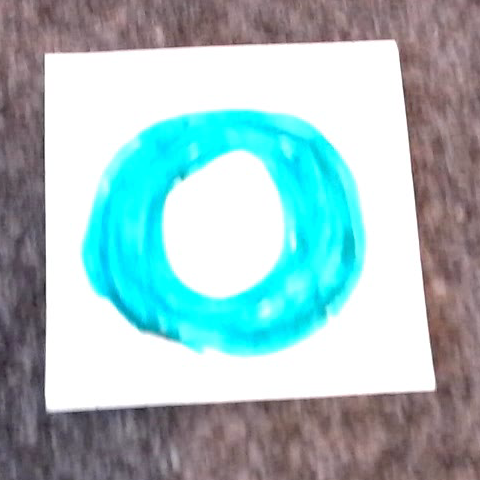
#> input picture week-7/recognition/data/circle/train/circle_0.png, 480 x 480 px
$ jupyter execute --allow-errors classification.ipynb
#> lines starting #> are read from the running program, lines starting #| are printed output that depends on the picture
[cell 1]
import numpy as np

class KnnClassifier:
    def __init__(self, labels, samples):
        self.labels = labels
        self.samples = samples

    def classify(self, point, k=3):
        dist = np.array([np.linalg.norm(point - s) for s in self.samples])

        ndx = dist.argsort()
        votes = {}
        for i in range(k):
            label = self.labels[ndx[i]]
            votes.setdefault(label, 0)
            votes[label] += 1
        return max(votes)

[cell 2]
import matplotlib.pyplot as plt
from skimage.io import imread
from skimage.color import rgb2hsv


im_circle = imread("data/circle/train/circle_0.png")
#> im_circle is the input picture: shape (480, 480, 3); mean R, G, B 159.4, 190.1, 192.6
hsv_circle = rgb2hsv(im_circle)
#> hsv_circle: shape (480, 480, 3) float64; mean of channels 0, 1, 2 0.418, 0.228, 0.784
hue_circle = hsv_circle[:,:,0].ravel()

im_cross = imread("data/cross/train/cross_0.png")
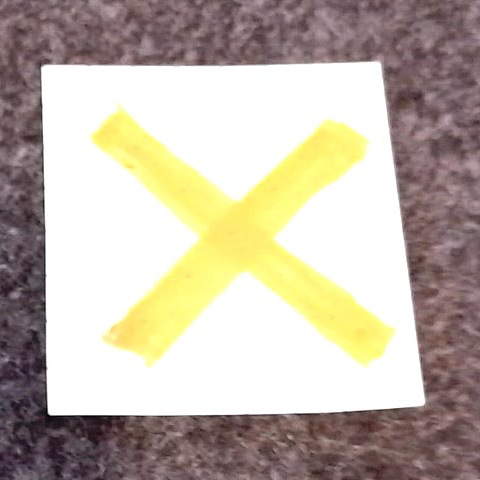
#> input picture week-7/recognition/data/cross/train/cross_0.png, 480 x 480 px
#> im_cross is the input picture: shape (480, 480, 3); mean R, G, B 190.2, 179.8, 165.4
hsv_cross = rgb2hsv(im_cross)
#> hsv_cross: shape (480, 480, 3) float64; mean of channels 0, 1, 2 0.379, 0.156, 0.746
hue_cross = hsv_cross[:,:,0].ravel()

[cell 3]
plt.imshow(im_cross)
plt.show()

[cell 4]
fig, axs = plt.subplots(1, 2)

axs[0].hist(hue_circle, 64)
axs[0].set_title("Circle")
axs[0].set_yticks([])

axs[1].hist(hue_cross, 64)
axs[1].set_title("Cross")
axs[1].set_yticks([])

plt.tight_layout()
plt.show()
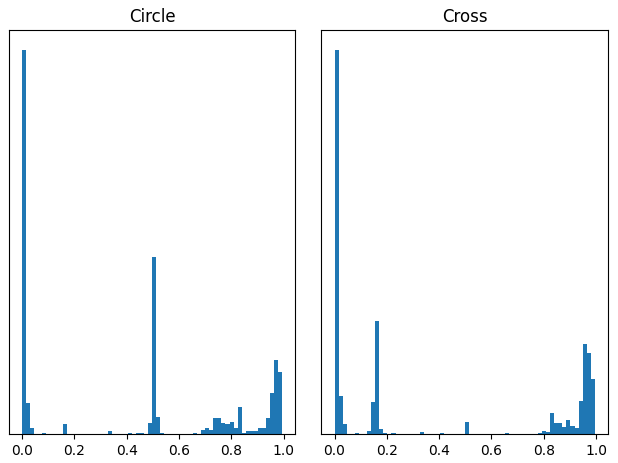
#> figure drawn by matplotlib, 2 panels

[cell 5]
import glob

def color_feature_extraction(im, dim=64):
#> called with dim = 64
    hsv = rgb2hsv(im)
    hue = hsv[:,:,0].ravel()
    hue_hist, _ = np.histogram(hue, dim)
#> hue_hist = 64 values, max 92489 at index 0, min 0 at index 19, mean 3600
    hue_hist = hue_hist / np.max(hue_hist)
#> hue_hist = 64 values, max 1 at index 0, min 0 at index 19, mean 0.0389
    return hue_hist


filenames = glob.glob("./data/cross/train/*.png")
cross_features = []
for filename in filenames:
    im = imread(filename)
    f = color_feature_extraction(im)
#> f has the same summary as hue_hist in color_feature_extraction
    cross_features.append(f)

filenames = glob.glob("./data/circle/train/*.png")
circle_features = []
for filename in filenames:
    im = imread(filename)
    f = color_feature_extraction(im)
#> f = 64 values, max 1 at index 0, min 0 at index 11, mean 0.0401
    circle_features.append(f)

labels = np.hstack([np.repeat("cross", 100), np.repeat("circle", 100)])
samples = np.vstack([np.array(cross_features), np.array(circle_features)])

[cell 6]
labels

[cell 7]
knn = KnnClassifier(labels, samples)

[cell 8]
filenames = glob.glob("./data/cross/validation/*.png")
cross_validation_features = []
for filename in filenames:
    im = imread(filename)
    f = color_feature_extraction(im)
    cross_validation_features.append(f)

filenames = glob.glob("./data/circle/validation/*.png")
circle_validation_features = []
for filename in filenames:
    im = imread(filename)
    f = color_feature_extraction(im)
    circle_validation_features.append(f)

[cell 9]
filenames = glob.glob("./data/cross/validation/*.png")
#> (the rest of this cell did not finish here and is left out)

[cell 10]
f = color_feature_extraction(im)

[cell 11]
plt.hist(f, 64)
plt.show()
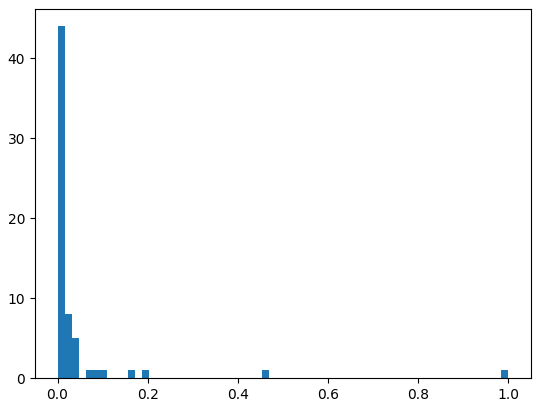
#> figure drawn by matplotlib, 1 panel; tallest bar 44 high, from x = 0 to 0.0156

[cell 12]
pred = knn.classify(f)
#> in classify, `dist = np.array([np.linalg.norm(point - s) for s in self.samples])`: dist = [0.541, 0.571, 0.551, 0]
#> in classify, `ndx = dist.argsort()`: ndx = [3, 0, 2, 1]
#> after the loop in classify, `for i in range(k):`: votes = {'cross': 3}
#> pred = 'cross'
print(f"Prediction: {pred} (Correct label: circle)")
#| Prediction: cross (Correct label: circle)

#> (a cell that did not finish here is left out)

[cell 14]
circle_result = [1 if knn.classify(f) == "circle" else 0 for f in circle_validation_features]
#> circle_result = []
cross_result = [1 if knn.classify(f) == "cross" else 0 for f in cross_validation_features]
#> cross_result = []
